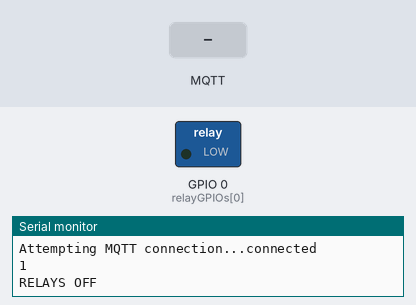
The sketch below on a simulated ESP8266 (NodeMCU). Parts: switched loads named in the sketch (green lamp = pin HIGH), the last lines printed to the serial monitor. Inputs (shaded band) come from the test bench. WiFi joins after 1.5 s; servers stay silent unless stated; random numbers use the default seed unless the sketch sets one; no MQTT or app messages arrive unless stated.

Above: at 2.7 s.
2.8 s: MQTT message "/esp8266/main" arrives on the first subscribed topic
At 4.1 s:
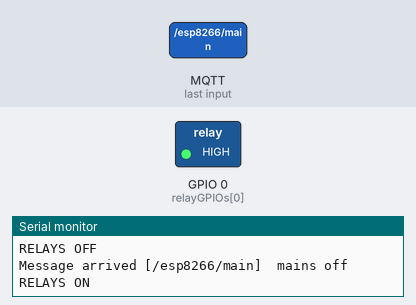
5.0 s: MQTT message "mains on" arrives on the first subscribed topic
At 6.7 s:
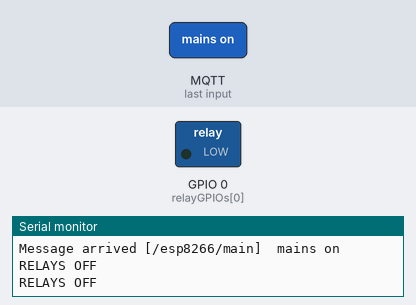
7.0 s: MQTT message "/esp8266/man/r2" arrives on the first subscribed topic
At 8.5 s:
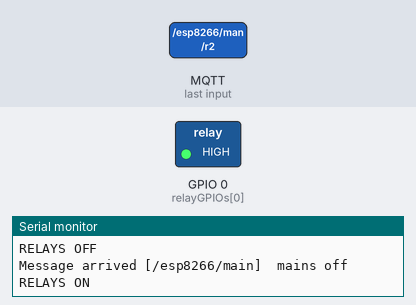
Timing chart, 0 to 10.0 s (numbered marks = the images above; inputs shaded):
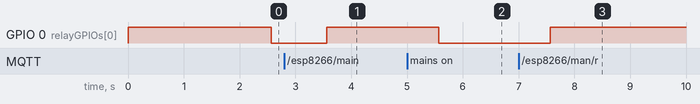

Measured:
- after the input at 2.8 s, GPIO 0 (relayGPIOs[0]): LOW → HIGH after 0.77 s
- after the input at 5.0 s, GPIO 0 (relayGPIOs[0]): HIGH → LOW after 0.57 s
- after the input at 7.0 s, GPIO 0 (relayGPIOs[0]): LOW → HIGH after 0.57 s

The sketch:

no-opto_mqttrel.ino
```cpp
#include <ESP8266WiFi.h>
#include <PubSubClient.h>
// Set to true to define Relay as Normally Open (NO)
#define RELAY_NO    true
#define NUM_RELAYS  2
// Assign each GPIO to a relay
int relayGPIOs[NUM_RELAYS] = {0};

//Update these with values suitable for your network.
const char* ssid = "Blink-Speed";
const char* password = "12mt61r11";
const char* mqtt_server = "192.168.43.1";
int main;
int man;
bool manual_mode=false;
WiFiClient espClient;
PubSubClient client(espClient);

void setup_wifi() {
 delay(10);
  // We start by connecting to a WiFi network
  Serial.println();
  Serial.print("Connecting to ");
  Serial.println(ssid);

  WiFi.mode(WIFI_STA);
  WiFi.begin(ssid, password);

   // digitalWrite(0,LOW);
   // digitalWrite(5,LOW);

  while (WiFi.status() != WL_CONNECTED) {
    delay(500);
    Serial.print(".");
  }

  //randomSeed(micros());

  Serial.println("");
  Serial.println("WiFi connected");
  Serial.println("IP address: ");
  Serial.println(WiFi.localIP());
}

void callback(String topic, byte* payload, unsigned int length){
   Serial.print("Message arrived [");
   Serial.print(topic);
   Serial.print("] ");

  String str;
   for(int i = 0; i < length; i++){
      str=String(str+(char)payload[i]);
      }//Serial.println(str);

  if(topic.equals("/esp8266/main")  && manual_mode==false){
  if(str.equalsIgnoreCase("mains on")){
    Serial.println(" mains on ");
     main=1;
   }

  else{
    Serial.println(" mains off");
     main=0;
   }

   manual_mode=false;
  }

//if(topic.equals("/esp8266/auto") && str.equalsIgnoreCase("auto"))
 //   manual_mode=false;

 if(manual_mode==true || topic.equals("/esp8266/man/r2"))
 {  manual_mode=true;
   if (topic.equals("/esp8266/man/r2") && str.equals("20")){
    digitalWrite(0, HIGH);//HIGH for no opto relay
   // digitalWrite(12, LOW);//HIGH for no opto relay
    Serial.println("Manual mode - mains off");
    main=0;
   }
  if (topic.equals("/esp8266/man/r2") && str.equals("21")){
    digitalWrite(0,LOW);//LOW for no opto relay
   // digitalWrite(12, HIGH);//LOW for no opto relay
    Serial.println("Manual mode - mains on");
    main=1;
    manual_mode=false;
  }
 }
}

void reconnect() {
 //Loop until we're reconnected
  while (!client.connected()) {
    Serial.print("Attempting MQTT connection...");
    // Create a random client ID
    String clientId = "ESPClient-";
    clientId += String(random(0xffff), HEX);
    // Attempt to connect
    if (client.connect(clientId.c_str())){
      Serial.println("connected");
      client.subscribe("/esp8266/main");
      client.subscribe("/esp8266/man/r2");

     main=1;
      Serial.println (main);

    //  client.publish("/esp8266/main", "MAINS ON");

  }
    else{
      Serial.print("failed, rc=");
      Serial.print(client.state());
      Serial.println(" try again in 5 seconds");
      delay(5000);
  }
 }
}

void setup() {
  Serial.begin(9600);
  Serial.println("setup");
  for(int i=1; i<=NUM_RELAYS; i++){
    pinMode(relayGPIOs[i-1], OUTPUT);
    if(RELAY_NO){
      digitalWrite(relayGPIOs[i-1], HIGH);
  }
    else{
      digitalWrite(relayGPIOs[i-1], LOW);
  }
 }
  setup_wifi();
  client.setServer(mqtt_server, 1883);
  client.setCallback(callback);
  //Print ESP8266 Local IP Address
    Serial.println(WiFi.localIP());
}

void loop(){
  delay (1000);
  if (!client.connected()){
    reconnect();
 }
  client.loop();
  if(main==0){
    digitalWrite(0, HIGH);//HIGH for no opto relay
   // digitalWrite(5, HIGH);//HIGH for no opto relay
    Serial.println("RELAYS ON");
 }
  else if (main==1){
    digitalWrite(0, LOW);//LOW for no opto relay
    //digitalWrite(5, LOW);//LOW for no opto relay
    Serial.println("RELAYS OFF");
 }
  //------status relay-------
   if((digitalRead(0))==1)
       client.publish("/status/r2","21");
   else
       client.publish("/status/r2","20");
}
```
